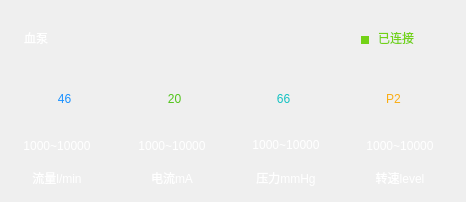
      <widget class="QWidget" name="page_Value_Pump">
       <property name="styleSheet">
        <string notr="true"/>
       </property>
       <widget class="QLabel" name="label_36">
        <property name="geometry">
         <rect>
          <x>24</x>
          <y>24</y>
          <width>62</width>
          <height>28</height>
         </rect>
        </property>
        <property name="styleSheet">
         <string notr="true">color: rgb(255, 255, 255);
font: 20pt &quot;Ubuntu&quot;;</string>
        </property>
        <property name="text">
         <string>血泵</string>
        </property>
       </widget>
       <widget class="QLabel" name="label_ConnectWordsPump">
        <property name="geometry">
         <rect>
          <x>378</x>
          <y>27</y>
          <width>72</width>
          <height>22</height>
         </rect>
        </property>
        <property name="styleSheet">
         <string notr="true">color: rgb(115, 210, 22);
font: 16pt &quot;Ubuntu&quot;;</string>
        </property>
        <property name="text">
         <string>已连接</string>
        </property>
       </widget>
       <widget class="QLabel" name="label_ConnectIconPump">
        <property name="geometry">
         <rect>
          <x>361</x>
          <y>36</y>
          <width>8</width>
          <height>8</height>
         </rect>
        </property>
        <property name="styleSheet">
         <string notr="true">background-color: rgb(115, 210, 22);</string>
        </property>
        <property name="text">
         <string/>
        </property>
       </widget>
       <widget class="QLabel" name="label_FlowPump">
        <property name="geometry">
         <rect>
          <x>20</x>
          <y>76</y>
          <width>89</width>
          <height>45</height>
         </rect>
        </property>
        <property name="styleSheet">
         <string notr="true">color: rgb(24, 144, 255);
font: 32pt &quot;Ubuntu&quot;;</string>
        </property>
        <property name="text">
         <string>46</string>
        </property>
        <property name="scaledContents">
         <bool>false</bool>
        </property>
        <property name="alignment">
         <set>Qt::AlignCenter</set>
        </property>
       </widget>
       <widget class="QLabel" name="label_Current">
        <property name="geometry">
         <rect>
          <x>130</x>
          <y>76</y>
          <width>89</width>
          <height>45</height>
         </rect>
        </property>
        <property name="styleSheet">
         <string notr="true">color: rgb(82, 196, 26);
font: 32pt &quot;Ubuntu&quot;;</string>
        </property>
        <property name="text">
         <string>20</string>
        </property>
        <property name="scaledContents">
         <bool>false</bool>
        </property>
        <property name="alignment">
         <set>Qt::AlignCenter</set>
        </property>
       </widget>
       <widget class="QLabel" name="label_PressurePump">
        <property name="geometry">
         <rect>
          <x>239</x>
          <y>76</y>
          <width>89</width>
          <height>45</height>
         </rect>
        </property>
        <property name="styleSheet">
         <string notr="true">color: rgb(19, 194, 194);
font: 32pt &quot;Ubuntu&quot;;</string>
        </property>
        <property name="text">
         <string>66</string>
        </property>
        <property name="scaledContents">
         <bool>false</bool>
        </property>
        <property name="alignment">
         <set>Qt::AlignCenter</set>
        </property>
       </widget>
       <widget class="QLabel" name="label_37">
        <property name="geometry">
         <rect>
          <x>422</x>
          <y>94</y>
          <width>10</width>
          <height>10</height>
         </rect>
        </property>
        <property name="styleSheet">
         <string notr="true">background-image: url(:/Image/ic-下拉.png);</string>
        </property>
        <property name="text">
         <string/>
        </property>
       </widget>
       <widget class="QLabel" name="label_38">
        <property name="geometry">
         <rect>
          <x>0</x>
          <y>131</y>
          <width>114</width>
          <height>30</height>
         </rect>
        </property>
        <property name="styleSheet">
         <string notr="true">color: rgb(255, 255, 255);
font: 14pt &quot;Ubuntu&quot;;</string>
        </property>
        <property name="text">
         <string>1000~10000</string>
        </property>
        <property name="alignment">
         <set>Qt::AlignCenter</set>
        </property>
       </widget>
       <widget class="QLabel" name="label_39">
        <property name="geometry">
         <rect>
          <x>115</x>
          <y>131</y>
          <width>114</width>
          <height>30</height>
         </rect>
        </property>
        <property name="styleSheet">
         <string notr="true">color: rgb(255, 255, 255);
font: 14pt &quot;Ubuntu&quot;;</string>
        </property>
        <property name="text">
         <string>1000~10000</string>
        </property>
        <property name="alignment">
         <set>Qt::AlignCenter</set>
        </property>
       </widget>
       <widget class="QLabel" name="label_40">
        <property name="geometry">
         <rect>
          <x>229</x>
          <y>130</y>
          <width>114</width>
          <height>30</height>
         </rect>
        </property>
        <property name="styleSheet">
         <string notr="true">color: rgb(255, 255, 255);
font: 14pt &quot;Ubuntu&quot;;</string>
        </property>
        <property name="text">
         <string>1000~10000</string>
        </property>
        <property name="alignment">
         <set>Qt::AlignCenter</set>
        </property>
       </widget>
       <widget class="QLabel" name="label_41">
        <property name="geometry">
         <rect>
          <x>343</x>
          <y>131</y>
          <width>114</width>
          <height>30</height>
         </rect>
        </property>
        <property name="styleSheet">
         <string notr="true">color: rgb(255, 255, 255);
font: 14pt &quot;Ubuntu&quot;;</string>
        </property>
        <property name="text">
         <string>1000~10000</string>
        </property>
        <property name="alignment">
         <set>Qt::AlignCenter</set>
        </property>
       </widget>
       <widget class="QLabel" name="label_42">
        <property name="geometry">
         <rect>
          <x>115</x>
          <y>163</y>
          <width>114</width>
          <height>30</height>
         </rect>
        </property>
        <property name="styleSheet">
         <string notr="true">color: rgb(255, 255, 255);
font: 14pt &quot;Ubuntu&quot;;</string>
        </property>
        <property name="text">
         <string>电流mA</string>
        </property>
        <property name="alignment">
         <set>Qt::AlignCenter</set>
        </property>
       </widget>
       <widget class="QLabel" name="label_43">
        <property name="geometry">
         <rect>
          <x>343</x>
          <y>163</y>
          <width>114</width>
          <height>30</height>
         </rect>
        </property>
        <property name="styleSheet">
         <string notr="true">color: rgb(255, 255, 255);
font: 14pt &quot;Ubuntu&quot;;</string>
        </property>
        <property name="text">
         <string>转速level</string>
        </property>
        <property name="alignment">
         <set>Qt::AlignCenter</set>
        </property>
       </widget>
       <widget class="QLabel" name="label_44">
        <property name="geometry">
         <rect>
          <x>0</x>
          <y>163</y>
          <width>114</width>
          <height>30</height>
         </rect>
        </property>
        <property name="styleSheet">
         <string notr="true">color: rgb(255, 255, 255);
font: 14pt &quot;Ubuntu&quot;;</string>
        </property>
        <property name="text">
         <string>流量l/min</string>
        </property>
        <property name="alignment">
         <set>Qt::AlignCenter</set>
        </property>
       </widget>
       <widget class="QLabel" name="label_45">
        <property name="geometry">
         <rect>
          <x>229</x>
          <y>163</y>
          <width>114</width>
          <height>30</height>
         </rect>
        </property>
        <property name="styleSheet">
         <string notr="true">color: rgb(255, 255, 255);
font: 14pt &quot;Ubuntu&quot;;</string>
        </property>
        <property name="text">
         <string>压力mmHg</string>
        </property>
        <property name="alignment">
         <set>Qt::AlignCenter</set>
        </property>
       </widget>
       <widget class="QLabel" name="label_Speed">
        <property name="geometry">
         <rect>
          <x>349</x>
          <y>76</y>
          <width>89</width>
          <height>45</height>
         </rect>
        </property>
        <property name="styleSheet">
         <string notr="true">color: rgb(250, 173, 20);
font: 32pt &quot;Ubuntu&quot;;</string>
        </property>
        <property name="text">
         <string>P2</string>
        </property>
        <property name="scaledContents">
         <bool>false</bool>
        </property>
        <property name="alignment">
         <set>Qt::AlignCenter</set>
        </property>
       </widget>
      </widget>
